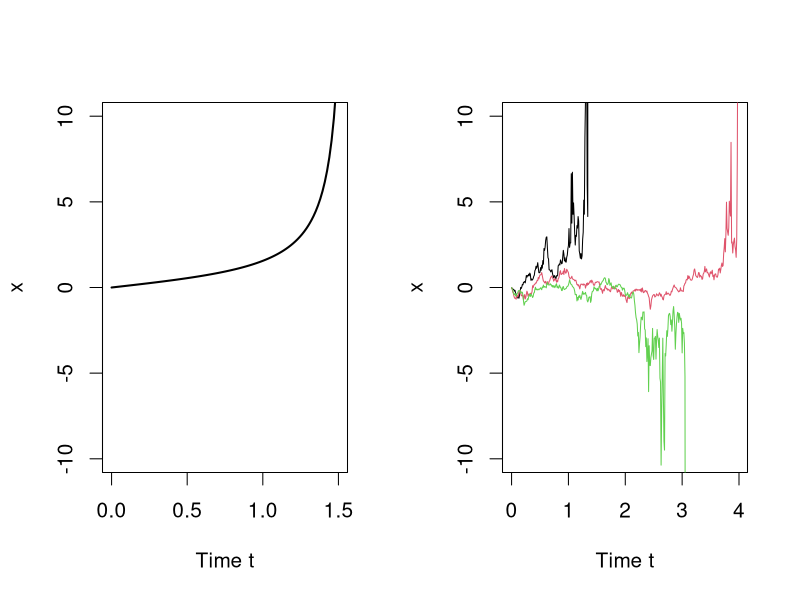

Source code (R):
# Figure to demonstrate explosions

par(mfrow=c(1,2),cex=1.25)

# DETERMINISTIC

plot(function(t)tan(t),ylim=c(-10,10),from=0,to=3/2,lwd=2,xlab="Time t",ylab="x")


# Stochastic
N <- 10

T <- 5
dt <- 0.01
Nt <- ceiling(T/dt-1e-5)

t <- seq(0,T,length=Nt+1)

dB <- array(sqrt(dt)*rnorm(Nt*N),c(Nt,N))
B <- apply(dB,2,cumsum)

B <- rbind(rep(0,N),B)

In  <- (abs(B)<pi/2)
In <- apply(In,2,cumprod)

X <- tan(B*In)
X[!In] <- NA

UseThese <- c(1,6,9)

AnyIn <- apply(In[,UseThese],1,function(x)as.numeric(any(as.logical(x))))


Tmax <- sum(AnyIn)*dt

plot(c(0,Tmax),c(-10,10),type="n",xlab="Time t",ylab="x")
for(i in 1:length(UseThese))
    lines(t,X[,UseThese[i]],col=i)
